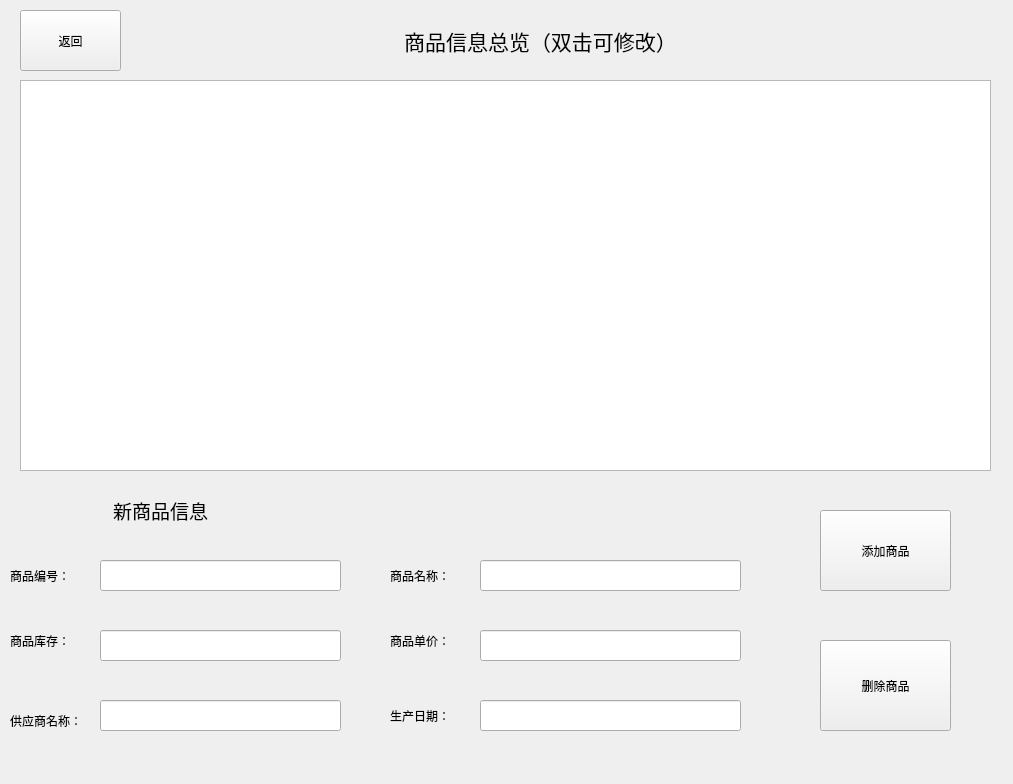
<?xml version="1.0" encoding="UTF-8"?>
<ui version="4.0">
 <class>Commidity</class>
 <widget class="QWidget" name="Commidity">
  <property name="geometry">
   <rect>
    <x>0</x>
    <y>0</y>
    <width>1013</width>
    <height>784</height>
   </rect>
  </property>
  <property name="windowTitle">
   <string>Form</string>
  </property>
  <widget class="QPushButton" name="pushButton">
   <property name="geometry">
    <rect>
     <x>20</x>
     <y>10</y>
     <width>101</width>
     <height>61</height>
    </rect>
   </property>
   <property name="text">
    <string>返回</string>
   </property>
  </widget>
  <widget class="QLabel" name="label">
   <property name="geometry">
    <rect>
     <x>150</x>
     <y>20</y>
     <width>781</width>
     <height>41</height>
    </rect>
   </property>
   <property name="font">
    <font>
     <family>Agency FB</family>
     <pointsize>16</pointsize>
    </font>
   </property>
   <property name="text">
    <string>商品信息总览（双击可修改）</string>
   </property>
   <property name="alignment">
    <set>Qt::AlignCenter</set>
   </property>
  </widget>
  <widget class="QTableView" name="tableView">
   <property name="geometry">
    <rect>
     <x>20</x>
     <y>80</y>
     <width>971</width>
     <height>391</height>
    </rect>
   </property>
  </widget>
  <widget class="QLineEdit" name="lineEdit">
   <property name="geometry">
    <rect>
     <x>100</x>
     <y>560</y>
     <width>241</width>
     <height>31</height>
    </rect>
   </property>
  </widget>
  <widget class="QLineEdit" name="lineEdit_2">
   <property name="geometry">
    <rect>
     <x>480</x>
     <y>560</y>
     <width>261</width>
     <height>31</height>
    </rect>
   </property>
  </widget>
  <widget class="QLineEdit" name="lineEdit_3">
   <property name="geometry">
    <rect>
     <x>100</x>
     <y>630</y>
     <width>241</width>
     <height>31</height>
    </rect>
   </property>
  </widget>
  <widget class="QLineEdit" name="lineEdit_4">
   <property name="geometry">
    <rect>
     <x>480</x>
     <y>630</y>
     <width>261</width>
     <height>31</height>
    </rect>
   </property>
  </widget>
  <widget class="QLineEdit" name="lineEdit_5">
   <property name="geometry">
    <rect>
     <x>100</x>
     <y>700</y>
     <width>241</width>
     <height>31</height>
    </rect>
   </property>
  </widget>
  <widget class="QLineEdit" name="lineEdit_6">
   <property name="geometry">
    <rect>
     <x>480</x>
     <y>700</y>
     <width>261</width>
     <height>31</height>
    </rect>
   </property>
  </widget>
  <widget class="QLabel" name="label_2">
   <property name="geometry">
    <rect>
     <x>10</x>
     <y>560</y>
     <width>81</width>
     <height>31</height>
    </rect>
   </property>
   <property name="text">
    <string>商品编号：</string>
   </property>
  </widget>
  <widget class="QLabel" name="label_3">
   <property name="geometry">
    <rect>
     <x>10</x>
     <y>620</y>
     <width>81</width>
     <height>41</height>
    </rect>
   </property>
   <property name="text">
    <string>商品库存：</string>
   </property>
  </widget>
  <widget class="QLabel" name="label_4">
   <property name="geometry">
    <rect>
     <x>10</x>
     <y>700</y>
     <width>71</width>
     <height>41</height>
    </rect>
   </property>
   <property name="text">
    <string>供应商名称：</string>
   </property>
  </widget>
  <widget class="QLabel" name="label_5">
   <property name="geometry">
    <rect>
     <x>390</x>
     <y>560</y>
     <width>81</width>
     <height>31</height>
    </rect>
   </property>
   <property name="text">
    <string>商品名称：</string>
   </property>
  </widget>
  <widget class="QLabel" name="label_6">
   <property name="geometry">
    <rect>
     <x>390</x>
     <y>620</y>
     <width>81</width>
     <height>41</height>
    </rect>
   </property>
   <property name="text">
    <string>商品单价：</string>
   </property>
  </widget>
  <widget class="QLabel" name="label_7">
   <property name="geometry">
    <rect>
     <x>390</x>
     <y>690</y>
     <width>81</width>
     <height>51</height>
    </rect>
   </property>
   <property name="text">
    <string>生产日期：</string>
   </property>
  </widget>
  <widget class="QLabel" name="label_8">
   <property name="geometry">
    <rect>
     <x>60</x>
     <y>490</y>
     <width>201</width>
     <height>41</height>
    </rect>
   </property>
   <property name="font">
    <font>
     <family>Agency FB</family>
     <pointsize>14</pointsize>
    </font>
   </property>
   <property name="text">
    <string>新商品信息</string>
   </property>
   <property name="alignment">
    <set>Qt::AlignCenter</set>
   </property>
  </widget>
  <widget class="QPushButton" name="pushButton_2">
   <property name="geometry">
    <rect>
     <x>820</x>
     <y>510</y>
     <width>131</width>
     <height>81</height>
    </rect>
   </property>
   <property name="text">
    <string>添加商品</string>
   </property>
  </widget>
  <widget class="QPushButton" name="pushButton_3">
   <property name="geometry">
    <rect>
     <x>820</x>
     <y>640</y>
     <width>131</width>
     <height>91</height>
    </rect>
   </property>
   <property name="text">
    <string>删除商品</string>
   </property>
  </widget>
 </widget>
 <resources/>
 <connections/>
</ui>
